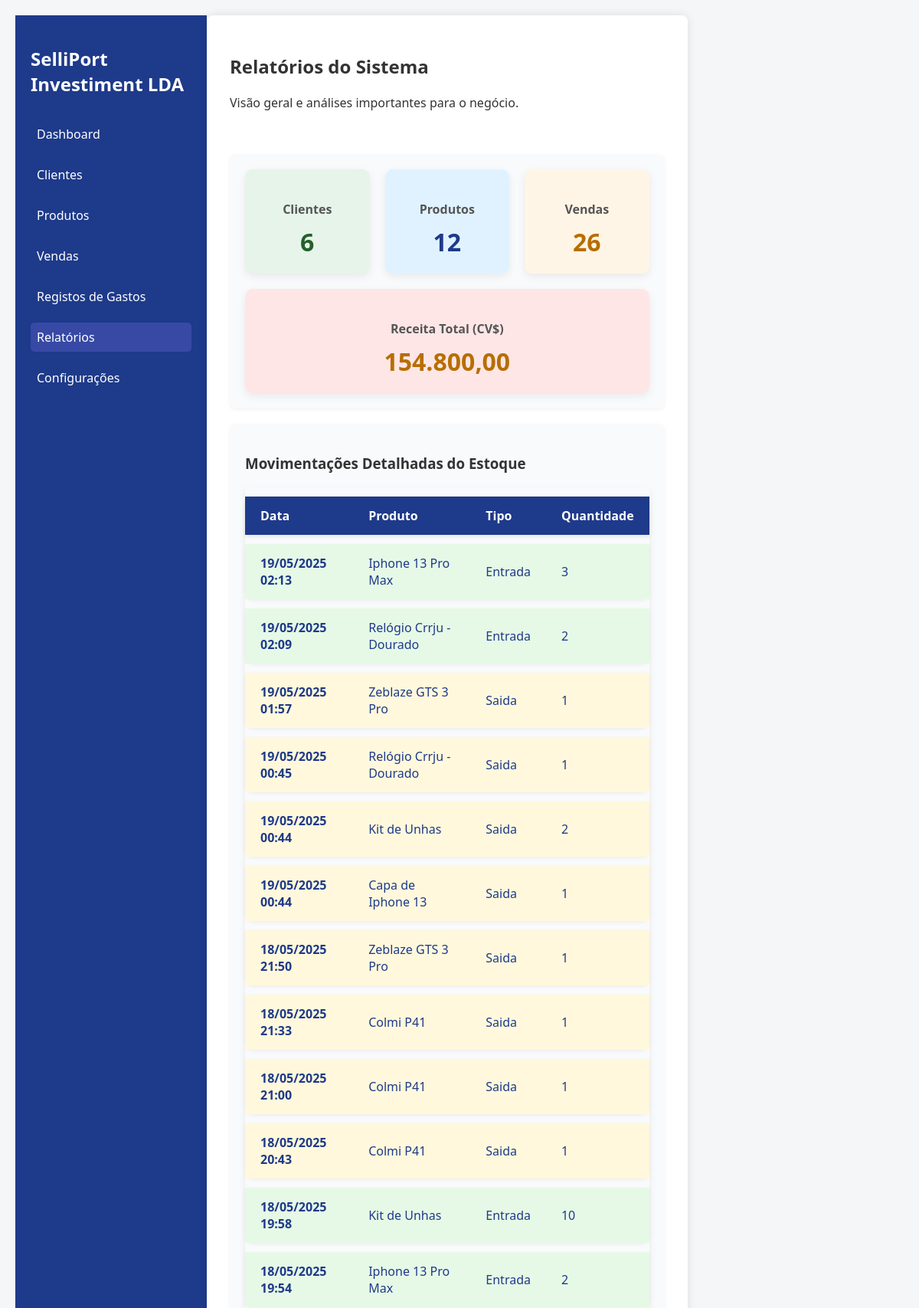
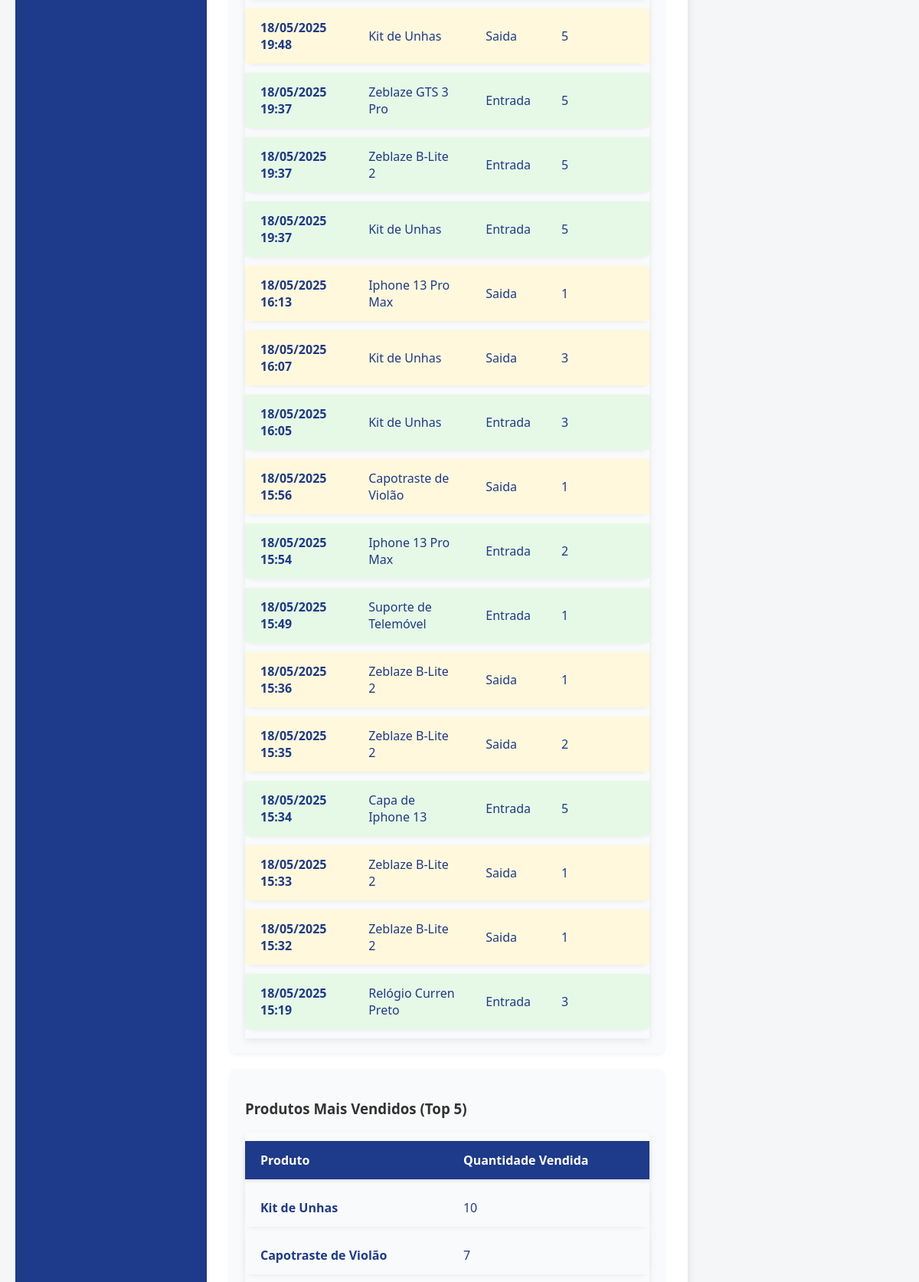
Page /relatorios.php (upper part) on the committed database (2 pictures, top to bottom).
### tables this page shows
CREATE TABLE `movimentacoes_estoque` (
  `id` int(11) NOT NULL,
  `produto_id` int(11) NOT NULL,
  `tipo` enum('entrada','saida') NOT NULL,
  `quantidade` int(11) NOT NULL,
  `data_movimentacao` timestamp NOT NULL DEFAULT current_timestamp()
);

CREATE TABLE `produtos` (
  `id` int(11) NOT NULL,
  `nome` varchar(100) NOT NULL,
  `preco` decimal(10,2) NOT NULL,
  `quantidade` int(11) NOT NULL,
  `data_movimento` datetime DEFAULT current_timestamp()
);

### relatorios.php (the view, shortened to what this page needs)
<?php
include 'includes/conexao.php';
$total_clientes = $conn->query("SELECT COUNT(*) FROM clientes")->fetch_row()[0];
$total_produtos = $conn->query("SELECT COUNT(*) FROM produtos")->fetch_row()[0];
$total_vendas = $conn->query("SELECT COUNT(*) FROM vendas")->fetch_row()[0];
$total_receita = $conn->query("SELECT IFNULL(SUM(valor_total), 0) FROM vendas")->fetch_row()[0];
$sql = "
    SELECT p.nome, SUM(vi.quantidade) AS total_vendido
    FROM vendas_itens vi
    JOIN produtos p ON vi.id_produto = p.id
    GROUP BY p.id, p.nome
    ORDER BY total_vendido DESC
    LIMIT 5
";
$result = $conn->query($sql);
$topProdutos = [];
if ($result && $result->num_rows > 0) {
    while ($row = $result->fetch_assoc()) {
        $topProdutos[] = $row;
    }
}
$movimentos_detalhados = [];
$sql_mov = "
    SELECT
    me.data_movimentacao,
    p.nome AS produto_nome,
    me.tipo,
    me.quantidade
FROM movimentacoes_estoque me
JOIN produtos p ON me.produto_id = p.id
ORDER BY me.data_movimentacao DESC
";
if ($result_mov = $conn->query($sql_mov)) {
    while ($row = $result_mov->fetch_assoc()) {
        $movimentos_detalhados[] = $row;
    }
} else {
    echo "<p class='message error'>Erro ao buscar movimentações: " . $conn->error . "</p>";
}
?>
<!DOCTYPE html>
<html lang="pt">
<head>
</head>
<body>
<aside>
  <div>
    <h1>SelliPort Investiment LDA</h1>
    <nav>
      <a href="index.php">Dashboard</a>
      <a href="clientes.php">Clientes</a>
      <a href="produtos.php">Produtos</a>
      <a href="vendas.php">Vendas</a>
      <a href="despesas.php">Registos de Gastos</a>
      <a href="relatorios.php" style="background-color:#3749A5;">Relatórios</a>
      <a href="configuration.php">Configurações</a>
    </nav>
  </div>
</aside>
<main>
  <div class="header">
    <h2>Relatórios do Sistema</h2>
    <p>Visão geral e análises importantes para o negócio.</p>
  </div>
  <div class="card stats-container">
    <div class="stat-block clients">
      <h4>Clientes</h4>
      <p><?= $total_clientes ?></p>
    </div>
    <div class="stat-block products">
      <h4>Produtos</h4>
      <p><?= $total_produtos ?></p>
    </div>
    <div class="stat-block sales">
      <h4>Vendas</h4>
      <p><?= $total_vendas ?></p>
    </div>
    <div class="stat-block sales" style="background-color:#ffe6e6; color:#b30000;">
      <h4>Receita Total (CV$)</h4>
      <p><?= number_format($total_receita, 2, ',', '.') ?></p>
    </div>
  </div>
  <div class="card">
  <h3>Movimentações Detalhadas do Estoque</h3>
  <?php if (count($movimentos_detalhados) > 0): ?>
    <table id="movimentoEstoque">
      <thead>
        <tr>
          <th>Data</th>
          <th>Produto</th>
          <th>Tipo</th>
          <th>Quantidade</th>
        </tr>
      </thead>
      <tbody>
        <?php foreach ($movimentos_detalhados as $mov): ?>
          <?php
            $corLinha = $mov['tipo'] === 'entrada' ? 'style="background-color: #e6f9e6;"' : 'style="background-color: #fff8dc;"';
          ?>
          <tr <?= $corLinha ?>>
            <td><?= date('d/m/Y H:i', strtotime($mov['data_movimentacao'])) ?></td>
            <td><?= htmlspecialchars($mov['produto_nome']) ?></td>
            <td><?= ucfirst($mov['tipo']) ?></td>
            <td><?= $mov['quantidade'] ?></td>
          </tr>
        <?php endforeach; ?>
      </tbody>
    </table>
  <?php else: ?>
    <p>Nenhuma movimentação registrada.</p>
  <?php endif; ?>
</div>
  <div class="card">
   <h3>Produtos Mais Vendidos (Top 5)</h3>
  <?php if (count($topProdutos) > 0): ?>
<table id="topProdutos" border="0" cellpadding="0">
  <thead>
    <tr>
      <th>Produto</th>
      <th>Quantidade Vendida</th>
    </tr>
  </thead>
  <tbody>
  <?php foreach ($topProdutos as $produto): ?>
    <tr>
      <td data-label="Produto"><?= htmlspecialchars($produto['nome']) ?></td>
      <td data-label="Quantidade Vendida"><?= $produto['total_vendido'] ?></td>
    </tr>
  <?php endforeach; ?>
</tbody>
</table>
<?php else: ?>
  <p>Nenhum produto vendido ainda.</p>
<?php endif; ?>
</div>
</main>
</body>
</html>

### relatorios.php (style rules this page uses)
* { box-sizing: border-box; font-family: 'Segoe UI', Tahoma, Geneva, Verdana, sans-serif; }
body { background: #f4f6f8; margin: 0; padding: 20px; color: #333; display: flex; min-height: 100vh; }
aside { width: 250px; background-color: #1E3A8A; color: #fff; padding: 20px; display: flex; flex-direction: column; justify-content: space-between; }
aside h1 { font-size: 24px; margin-bottom: 30px; }
nav a { display: block; color: #fff; text-decoration: none; margin-bottom: 15px; font-size: 16px; padding: 8px; border-radius: 5px; transition: background-color 0.2s ease; }
main { flex: 1; padding: 30px; background: white; border-radius: 8px; box-shadow: 0 0 12px rgba(0,0,0,0.1); display: flex; flex-direction: column; }
.header { margin-bottom: 20px; }
.card { background: #f9fafb; padding: 20px; margin-bottom: 20px; border-radius: 8px; box-shadow: 0 2px 5px rgba(0,0,0,0.05); }
.stats-container { display: flex; gap: 20px; flex-wrap: wrap; margin-top: 20px; }
.stat-block { flex: 1 1 150px; background-color: #f1f5ff; border-radius: 10px; padding: 20px; text-align: center; box-shadow: 0 4px 12px rgba(0, 0, 0, 0.07); transition: transform 0.2s ease; }
.stat-block h4 { font-size: 1rem; color: #555; margin-bottom: 10px; }
.stat-block p { font-size: 2rem; font-weight: bold; margin: 0; color: #1E3A8A; }
.stat-block.clients { background-color: #e6f4ea; color: #256029; }
.stat-block.clients p { color: #256029; }
.stat-block.products { background-color: #e0f2ff; color: #1E3A8A; }
.stat-block.products p { color: #1E3A8A; }
.stat-block.sales { background-color: #fff5e6; color: #b76e00; }
.stat-block.sales p { color: #b76e00; }
table#topProdutos { width: 100%; border-collapse: separate; border-spacing: 0 12px; font-family: 'Segoe UI', Tahoma, Geneva, Verdana, sans-serif; box-shadow: 0 4px 10px rgba(0,0,0,0.07); }
table#topProdutos thead tr { background-color: #1E3A8A; color: white; text-align: left; font-weight: 700; border-radius: 12px 12px 0 0; box-shadow: 0 2px 5px rgba(0,0,0,0.1); }
table#topProdutos thead tr th { padding: 14px 20px; }
table#topProdutos tbody tr { background: #f9fafb; transition: background-color 0.3s ease; border-radius: 0 0 12px 12px; box-shadow: 0 2px 5px rgba(0,0,0,0.05); }
table#topProdutos tbody td { padding: 14px 20px; font-size: 1rem; color: #1E3A8A; }
table#topProdutos tbody tr td:first-child { font-weight: 600; }
table#movimentoEstoque { width: 100%; border-collapse: separate; border-spacing: 0 12px; font-family: 'Segoe UI', Tahoma, Geneva, Verdana, sans-serif; box-shadow: 0 4px 10px rgba(0,0,0,0.07); }
table#movimentoEstoque thead tr { background-color: #1E3A8A; color: white; text-align: left; font-weight: 700; border-radius: 12px 12px 0 0; box-shadow: 0 2px 5px rgba(0,0,0,0.1); }
table#movimentoEstoque thead tr th { padding: 14px 20px; }
table#movimentoEstoque tbody tr { background: #f9fafb; transition: background-color 0.3s ease; border-radius: 0 0 12px 12px; box-shadow: 0 2px 5px rgba(0,0,0,0.05); }
table#movimentoEstoque tbody td { padding: 14px 20px; font-size: 1rem; color: #1E3A8A; }
table#movimentoEstoque tbody tr td:first-child { font-weight: 600; }

### rows in the picture
movimentacoes_estoque: data_movimentacao "19/05/2025 02:13", produto.nome "Iphone 13 Pro Max", tipo "Entrada", quantidade "3"
movimentacoes_estoque: data_movimentacao "19/05/2025 02:09", produto.nome "Relógio Crrju - Dourado", tipo "Entrada", quantidade "2"
movimentacoes_estoque: data_movimentacao "19/05/2025 01:57", produto.nome "Zeblaze GTS 3 Pro", tipo "Saida", quantidade "1"
movimentacoes_estoque: data_movimentacao "19/05/2025 00:45", produto.nome "Relógio Crrju - Dourado", tipo "Saida", quantidade "1"
movimentacoes_estoque: data_movimentacao "19/05/2025 00:44", produto.nome "Kit de Unhas", tipo "Saida", quantidade "2"
movimentacoes_estoque: data_movimentacao "19/05/2025 00:44", produto.nome "Capa de Iphone 13", tipo "Saida", quantidade "1"
movimentacoes_estoque: data_movimentacao "18/05/2025 21:50", produto.nome "Zeblaze GTS 3 Pro", tipo "Saida", quantidade "1"
movimentacoes_estoque: data_movimentacao "18/05/2025 21:33", produto.nome "Colmi P41", tipo "Saida", quantidade "1"
movimentacoes_estoque: data_movimentacao "18/05/2025 21:00", produto.nome "Colmi P41", tipo "Saida", quantidade "1"
movimentacoes_estoque: data_movimentacao "18/05/2025 20:43", produto.nome "Colmi P41", tipo "Saida", quantidade "1"
movimentacoes_estoque: data_movimentacao "18/05/2025 19:58", produto.nome "Kit de Unhas", tipo "Entrada", quantidade "10"
movimentacoes_estoque: data_movimentacao "18/05/2025 19:54", produto.nome "Iphone 13 Pro Max", tipo "Entrada", quantidade "2"
movimentacoes_estoque: data_movimentacao "18/05/2025 19:48", produto.nome "Kit de Unhas", tipo "Saida", quantidade "5"
movimentacoes_estoque: data_movimentacao "18/05/2025 19:37", produto.nome "Zeblaze GTS 3 Pro", tipo "Entrada", quantidade "5"
movimentacoes_estoque: data_movimentacao "18/05/2025 19:37", produto.nome "Zeblaze B-Lite 2", tipo "Entrada", quantidade "5"
movimentacoes_estoque: data_movimentacao "18/05/2025 19:37", produto.nome "Kit de Unhas", tipo "Entrada", quantidade "5"
movimentacoes_estoque: data_movimentacao "18/05/2025 16:13", produto.nome "Iphone 13 Pro Max", tipo "Saida", quantidade "1"
movimentacoes_estoque: data_movimentacao "18/05/2025 16:07", produto.nome "Kit de Unhas", tipo "Saida", quantidade "3"
movimentacoes_estoque: data_movimentacao "18/05/2025 16:05", produto.nome "Kit de Unhas", tipo "Entrada", quantidade "3"
movimentacoes_estoque: data_movimentacao "18/05/2025 15:56", produto.nome "Capotraste de Violão", tipo "Saida", quantidade "1"
movimentacoes_estoque: data_movimentacao "18/05/2025 15:54", produto.nome "Iphone 13 Pro Max", tipo "Entrada", quantidade "2"
movimentacoes_estoque: data_movimentacao "18/05/2025 15:49", produto.nome "Suporte de Telemóvel", tipo "Entrada", quantidade "1"
movimentacoes_estoque: data_movimentacao "18/05/2025 15:36", produto.nome "Zeblaze B-Lite 2", tipo "Saida", quantidade "1"
movimentacoes_estoque: data_movimentacao "18/05/2025 15:35", produto.nome "Zeblaze B-Lite 2", tipo "Saida", quantidade "2"
movimentacoes_estoque: data_movimentacao "18/05/2025 15:34", produto.nome "Capa de Iphone 13", tipo "Entrada", quantidade "5"
movimentacoes_estoque: data_movimentacao "18/05/2025 15:33", produto.nome "Zeblaze B-Lite 2", tipo "Saida", quantidade "1"
movimentacoes_estoque: data_movimentacao "18/05/2025 15:32", produto.nome "Zeblaze B-Lite 2", tipo "Saida", quantidade "1"
movimentacoes_estoque: data_movimentacao "18/05/2025 15:19", produto.nome "Relógio Curren Preto", tipo "Entrada", quantidade "3"

### other values in the picture
$total_clientes "6"
$total_produtos "12"
$total_vendas "26"
$total_receita "154.800,00"
$produto['nome'] "Kit de Unhas"
$produto['total_vendido'] "10"
$produto['nome'] "Capotraste de Violão"
$produto['total_vendido'] "7"
